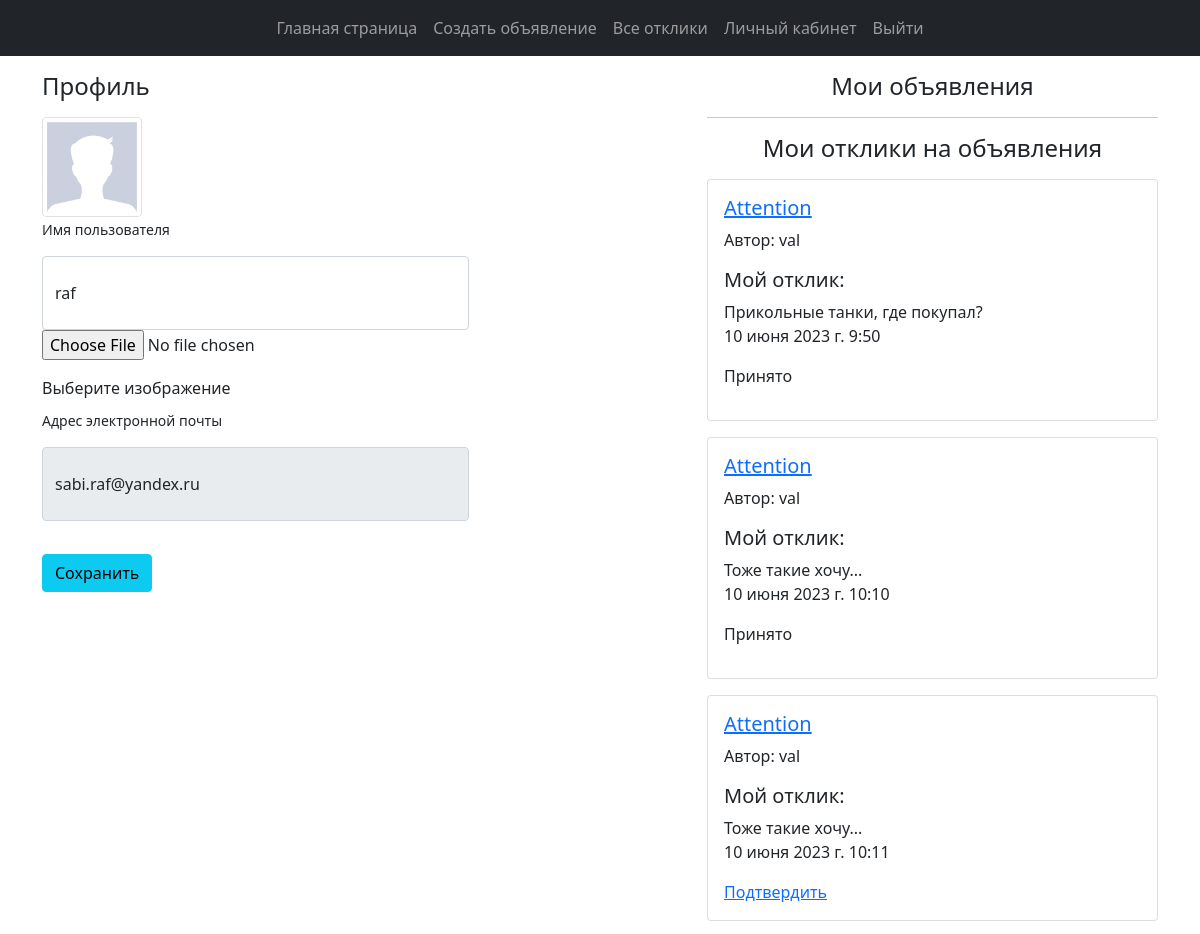
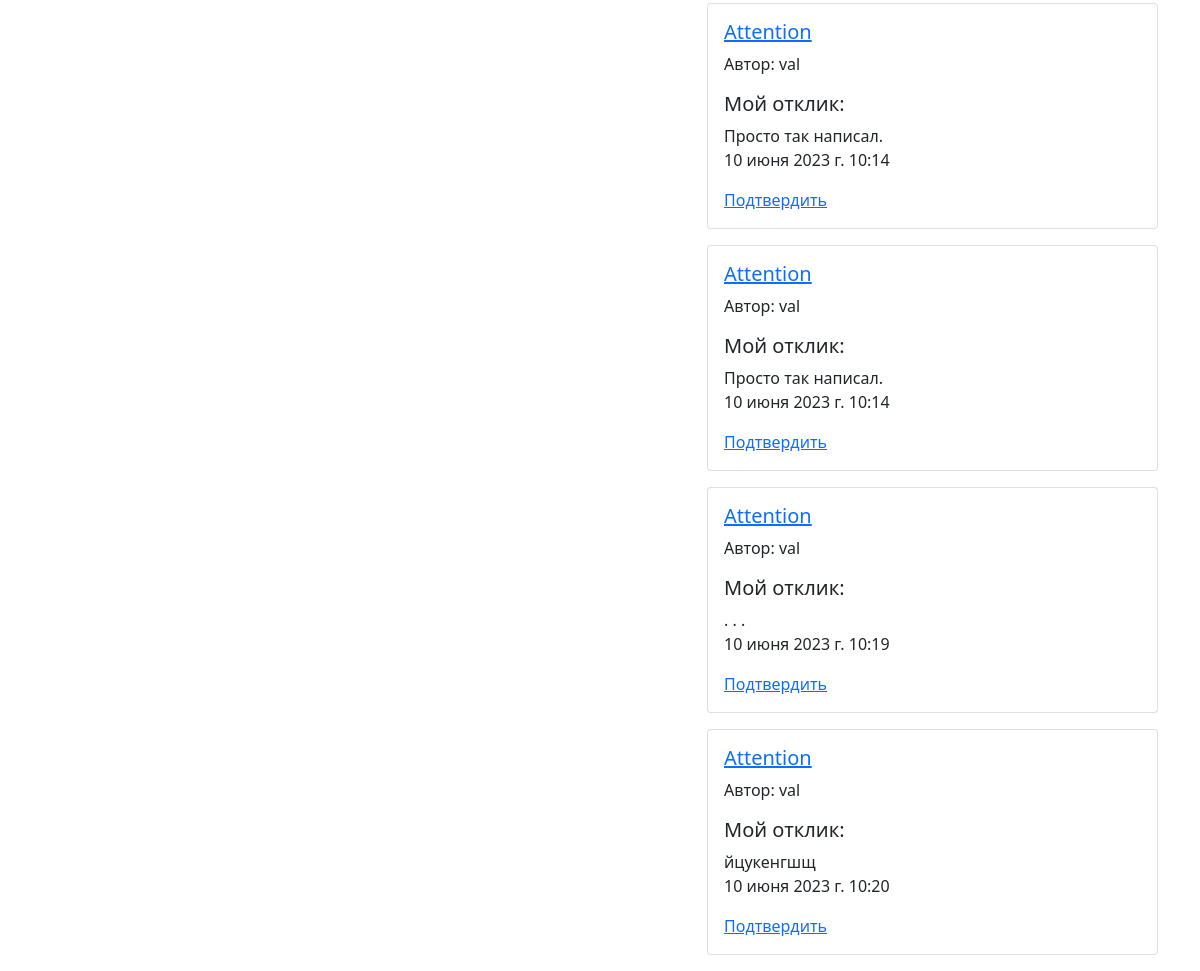
The app's page /posts/profile/2/ with its own data (2 pictures, top to bottom).
### usersapp/models.py (models this page shows, shortened)
class User(AbstractUser):
    image = models.ImageField(upload_to="users_images", blank=True, null=True)
    is_verified_email = models.BooleanField(default=False)
    email = models.EmailField(unique=True, blank=False)

class Comment(models.Model):
    author = models.ForeignKey(to=User, on_delete=models.CASCADE)
    post = models.ForeignKey(to=Post, on_delete=models.CASCADE)
    text = models.TextField()
    created = models.DateTimeField(auto_now_add=True)
    status = models.BooleanField(default=False)

class Post(models.Model):
    title = models.CharField(max_length=150)
    author = models.ForeignKey(to=User, on_delete=models.CASCADE)
    category = models.ForeignKey(to=Category, on_delete=models.CASCADE)
    description = models.TextField()
    created = models.DateTimeField(auto_now_add=True)
    updated = models.DateTimeField(auto_now=True)
    file_add = models.FileField(null=True, blank=True, upload_to="add_files")

### usersapp/views.py (the view, shortened to what this page needs)
# urls.py: path("profile/<int:pk>/", UserProfileView.as_view(), name="profile"),
class UserProfileView(UpdateView):
    model = User
    form_class = UserProfileForm
    template_name = "usersapp/profile.html"
    def get_context_data(self, **kwargs):
        context = super().get_context_data(**kwargs)
        context["title"] = "Личный кабинет"
        context["posts"] = Post.objects.filter(author=self.object)
        context["my_comments"] = Comment.objects.filter(author=self.object)
        return context

### usersapp/forms.py
class UserProfileForm(UserChangeForm):
    username = forms.CharField(
        widget=forms.TextInput(attrs={"class": "form-control py-4"})
    )
    email = forms.CharField(
        widget=forms.TextInput(attrs={"class": "form-control py-4", "readonly": True})
    )
    image = forms.ImageField(
        widget=forms.FileInput(attrs={"class": "custom-file-label"}), required=False
    )
    class Meta:
        model = User
        fields = ("username", "email", "image")

### usersapp/templates/usersapp/profile.html (shortened to what this page needs)
{% extends 'usersapp/base.html' %}
{% load static %}
{% block content %}
<div class="container">
    <div class="row">
        <div class="col-lg-7">
            <h4 class="mt-3 mb-3">Профиль</h4>
            <div class="col-lg-12">
                <img width="100" height="100"
                    src="{% if user.image %} {{ user.image.url }} {% else %} {% static 'users/img/default_avatar.jpg' %} {% endif %}"
                    class="img-thumbnail">
            </div>
            <form action="{% url 'usersapp:profile' user.id %}" method="post" enctype="multipart/form-data">
                <div class="form-row">
                    <div class="col-lg-8">
                        <div class="form-group">
                            <label class="small mb-3" for="{{ form.username.id_for_label }}">Имя пользователя</label>
                            {{ form.username }}
                        </div>
                    </div>
                </div>
                <div class="form-row mb-2">
                    <div class="col-lg-8">
                        <div class="custom-file">
                            {{ form.image }}
                            <label class="custom-file-label mt-3" for="{{ form.image.id_for_label }}">Выберите
                                изображение</label>
                        </div>
                    </div>
                </div>
                <div class="form-row">
                    <div class="col-lg-8">
                        <label class="small mb-3" for="{{ form.email.id_for_label }}">Адрес электронной
                            почты</label>
                        {{ form.email }}
                    </div>
                </div>
                <div class="form-row">
                    <div class="col-lg-12" style="margin-top: 33px;">
                        <input class="btn btn-info btn-block" type="submit" value="Сохранить">
                    </div>
                </div>
            </form>
        </div>
        <div class="col-lg-5">
            <h4 class="mt-3 mb-3 text-center">
                Мои объявления
            </h4>
            <hr>
            <h4 class="mt-3 mb-3 text-center">Мои отклики на объявления</h4>
            {% for comment in my_comments %}
            <div class="card mb-3">
                <div class="card-body">
                    <h5><a href="{% url 'usersapp:post' comment.post.id %}">{{ comment.post.title }}</a></h5>
                    <p>Автор: {{ comment.post.author }}</p>
                    <h5>Мой отклик:</h5>
                    {{ comment.text }}
                    <p>{{ comment.created }}</p>
                    {% if not comment.status %}
                    <a href="{% url 'usersapp:comment' comment.id %}">Подтвердить</a>
                    {% else %}
                    <p>Принято</p>
                    {% endif %}
                </div>
            </div>
            {% endfor %}
        </div>
    </div>
</div>
{% endblock %}

### usersapp/templates/usersapp/base.html (shortened to what this page needs)
{% load static %}
<!DOCTYPE html>
<html lang="en">
<head>
    <link href="https://cdn.jsdelivr.net/npm/bootstrap@5.0.2/dist/css/bootstrap.min.css" rel="stylesheet">
</head>
<body>
    <nav class="navbar navbar-expand-lg navbar-dark bg-dark">
        <div class="collapse navbar-collapse d-flex flex-wrap justify-content-center" id="navbarTogglerDemo01">
          <ul class="navbar-nav mr-auto mt-2 mt-lg-0 ">
            <li class="nav-item active">
              <a class="nav-link" href="{% url 'index' %}">Главная страница</a>
            </li>
            {% if user.is_authenticated %}
            <li class="nav-item active">
              <a class="nav-link" href="{% url 'usersapp:add_post' %}">Создать объявление</a>
            </li>
            {% endif %}
            {% if user.is_authenticated %}
            <li class="nav-item active">
              <a class="nav-link" href="{% url 'usersapp:comments' %}">Все отклики</a>
            </li>
            {% endif %}
            {% if user.is_authenticated %}
            <li class="nav-item active">
              <a class="nav-link" href="{% url 'usersapp:profile' user.id%}">Личный кабинет</a>
            </li>
            {% endif %}
            {% if user.is_authenticated %}
            <li class="nav-item active">
              <a class="nav-link" href="{% url 'usersapp:logout' %}">Выйти</a>
            </li>
            {% else %}
            <li class="nav-item active ">
              <a class="nav-link " href="{% url 'usersapp:login' %}">Войти</a>
            </li>
            {% endif %}
          </ul>
        </div>
      </nav>
    {% block content %}
    {% endblock %}
</body>
</html>

### records on screen
User: username "raf", email "sabi.raf@yandex.ru"
Comment: post "Attention", post.author "val", text "Прикольные танки, где покупал?", created "10 июня 2023 г. 9:50", status "Принято"
Comment: post "Attention", post.author "val", text "Тоже такие хочу...", created "10 июня 2023 г. 10:10", status "Принято"
Comment: post "Attention", post.author "val", text "Тоже такие хочу...", created "10 июня 2023 г. 10:11", status "Подтвердить"
Comment: post "Attention", post.author "val", text "Просто так написал.", created "10 июня 2023 г. 10:14", status "Подтвердить"
Comment: post "Attention", post.author "val", text "Просто так написал.", created "10 июня 2023 г. 10:14", status "Подтвердить"
Comment: post "Attention", post.author "val", text ". . .", created "10 июня 2023 г. 10:19", status "Подтвердить"
Comment: post "Attention", post.author "val", text "йцукенгшщ", created "10 июня 2023 г. 10:20", status "Подтвердить"
